Frame 1 (no input): blank canvas, image omitted
Frame 60 (the mouse pressed at the canvas centre just before this capture): blank canvas, image omitted
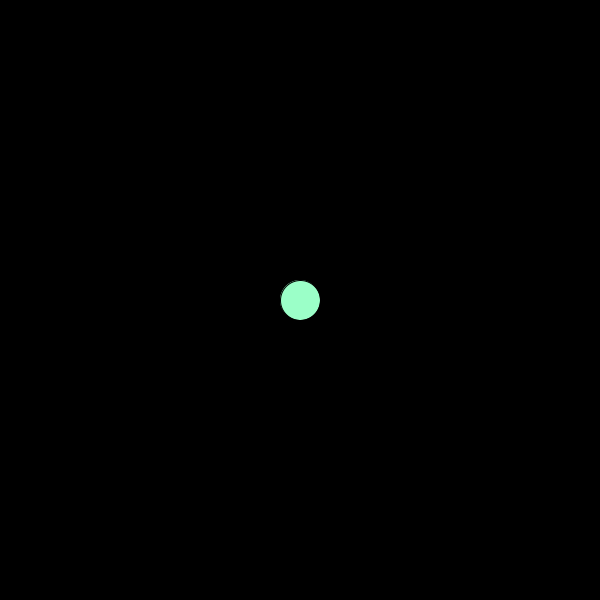
Frame 120 (the mouse held since frame 60 and released just before this capture)

The Processing sketch whose frames 1 and 60 were blank and that drew this single picture after the mouse press (run headless with seeded random() and noise(); from frame 60 on, the mouse is pressed at the canvas centre):

// Processing sketch: processing_128140
// ── processing_128140.pde

ArrayList<Integer> xpos;
ArrayList<Integer> ypos;
int radius;
int c=125;

void setup()
{
  radius = 20;
  size(600,600);
  background(0);
  xpos = new ArrayList<Integer>();
  ypos = new ArrayList<Integer>();

}
 
void draw()
{
  if (xpos.size() % 2 == 1)
   background(0);
  for (int i = 0; i < xpos.size() ; i++)
  {
    fill(155,255,200);
    ellipseMode(CENTER);
    ellipse(xpos.get(i),ypos.get(i),radius*2,radius*2);
  

  if (xpos.size() > 5)
  {
    fill(225);
    ellipseMode(CENTER);
    ellipse(xpos.get(i),ypos.get(i),radius*2,radius*2);

  }

   if (xpos.size() > 10)
   {
    fill(0,0,204);
    ellipseMode(CENTER);
    ellipse(xpos.get(i),ypos.get(i),radius*2,radius*2); 

   }

   if(xpos.size() % 2 == 0)
   {
    rectMode(CENTER);
    rect(xpos.get(i),ypos.get(i),45,45);
     if (xpos.size() > 5)
    {
      fill(225);
      rectMode(CENTER);
      rect(xpos.get(i),ypos.get(i),45,45);
    }
      if (xpos.size() > 10)
    {
      fill(0,0,204);
      rectMode(CENTER);
      rect(xpos.get(i),ypos.get(i),45, 45); 

     }
   
  
   }

if (xpos.size() > 15)
{
  xpos.clear();
  ypos.clear();
}
if(xpos.size() % 7 == 0)
{
  background(225);
}

}
}

void mousePressed()
{
  xpos.add(mouseX);
  ypos.add(mouseY);

}

  
